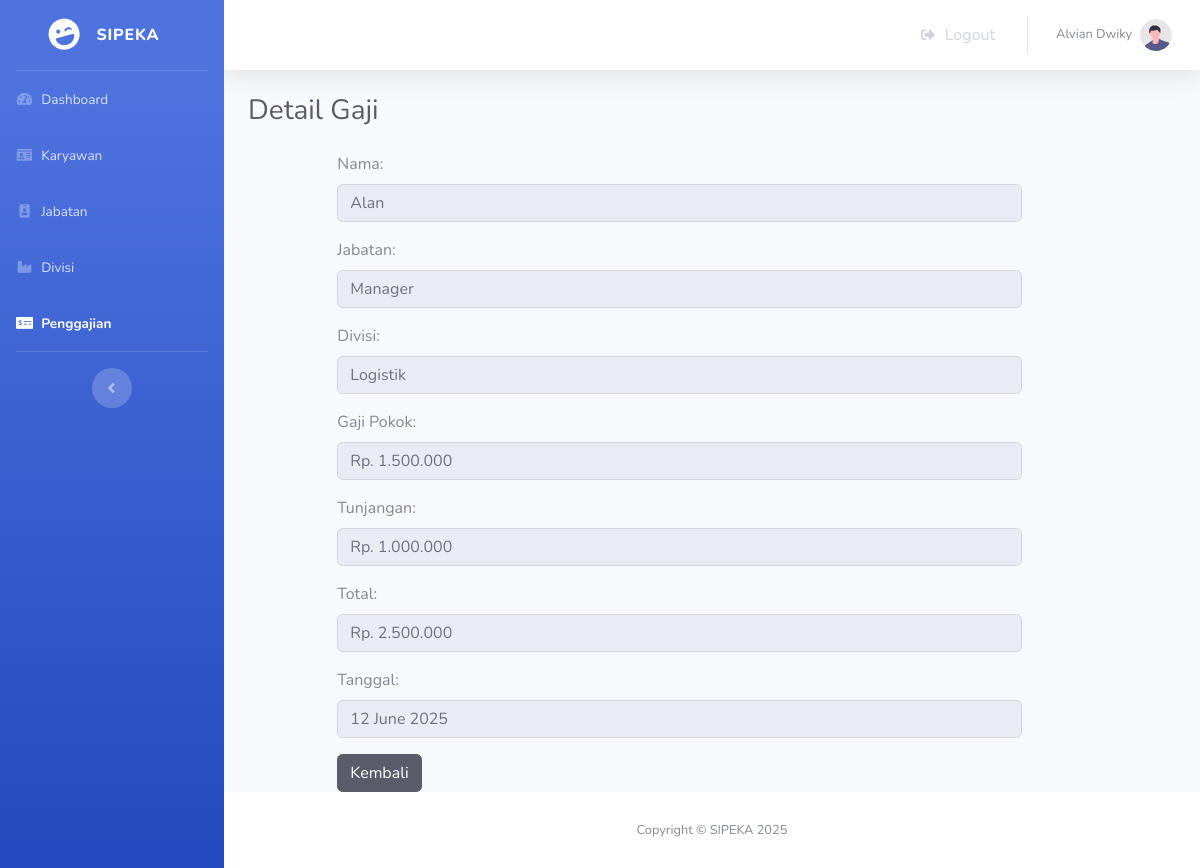
The page /hr/detail_gaji.php?id=2 (signed in) on the database its author committed.
### tables this page shows
CREATE TABLE `penggajian` (
  `id_penggajian` int(11) NOT NULL,
  `id_karyawan` int(11) DEFAULT NULL,
  `tanggal` date DEFAULT current_timestamp()
);

CREATE TABLE `karyawan` (
  `id_karyawan` int(11) NOT NULL,
  `nama` varchar(100) DEFAULT NULL,
  `nik` varchar(20) DEFAULT NULL,
  `id_jabatan` int(11) DEFAULT NULL,
  `id_divisi` int(11) DEFAULT NULL
);

CREATE TABLE `jabatan` (
  `id_jabatan` int(11) NOT NULL,
  `nama_jabatan` varchar(50) DEFAULT NULL,
  `gaji_pokok` int(11) DEFAULT NULL
);

CREATE TABLE `divisi` (
  `id_divisi` int(11) NOT NULL,
  `nama_divisi` varchar(50) DEFAULT NULL,
  `tunjangan` int(11) NOT NULL
);

### hr/detail_gaji.php (the view, shortened to what this page needs)
<!DOCTYPE html>
<html lang="en">
<head>
    <?php
        require('../config.php');
        $id_gaji = $_GET['id'];
    ?>
    <link href="vendor/fontawesome-free/css/all.min.css" rel="stylesheet" type="text/css">
    <link href="css/sb-admin-2.css" rel="stylesheet">
</head>
<body id="page-top">
    <div id="wrapper">
        <ul class="navbar-nav bg-gradient-primary sidebar sidebar-dark accordion" id="accordionSidebar">
            <a class="sidebar-brand d-flex align-items-center justify-content-center" href="index.php">
                <div class="sidebar-brand-icon rotate-n-15">
                    <i class="fas fa-laugh-wink"></i>
                </div>
                <div class="sidebar-brand-text mx-3">SIPEKA</div>
            </a>
            <hr class="sidebar-divider my-0">
            <li class="nav-item">
                <a class="nav-link" href="index.php">
                    <i class="fas fa-fw fa-tachometer-alt"></i>
                    <span>Dashboard</span></a>
            </li>
            <li class="nav-item">
                <a class="nav-link" href="karyawan.php">
                    <i class="fas fa-fw fa-id-card"></i>
                    <span>Karyawan</span></a>
            </li>
            <li class="nav-item">
                <a class="nav-link" href="jabatan.php">
                    <i class="fas fa-fw fa-id-badge"></i>
                    <span>Jabatan</span></a>
            </li>
            <li class="nav-item">
                <a class="nav-link" href="divisi.php">
                    <i class="fas fa-fw fa-industry"></i>
                    <span>Divisi</span></a>
            </li>
            <li class="nav-item active">
                <a class="nav-link" href="penggajian.php">
                    <i class="fas fa-fw fa-money-check-alt"></i>
                    <span>Penggajian</span></a>
            </li>
            <hr class="sidebar-divider d-none d-md-block">
            <div class="text-center d-none d-md-inline">
                <button class="rounded-circle border-0" id="sidebarToggle"></button>
            </div>
        </ul>
        <div id="content-wrapper" class="d-flex flex-column">
            <div id="content">
                <nav class="navbar navbar-expand navbar-light bg-white topbar mb-4 static-top shadow">
                    <ul class="navbar-nav ml-auto">
                        <div class="nav-item no-arrow mx-1">
                            <a class="nav-link" href="../logout.php" data-toggle="modal" data-target="#logoutModal">
                                <i class="fas fa-sign-out-alt fa-sm fa-fw mr-2"></i>
                                Logout
                            </a>
                        </div>
                        <div class="nav-item dropdown no-arrow">
                            <div class="nav-link dropdown-toggle" aria-haspopup="true" aria-expanded="false">
                                <span class="mr-2 d-none d-lg-inline text-gray-600 small"><?php echo $_SESSION['nama'] ?></span>
                                <img class="img-profile rounded-circle"
                                    src="img/undraw_profile.svg">
                            </div>
                        </div>
                    </ul>
                </nav>
                <div class="container-fluid">
                    <div class="d-sm-flex align-items-center justify-content-between mb-4">
                        <h1 class="h3 mb-0 text-gray-800">Detail Gaji</h1>
                    </div>
                    <form class="offset-md-1">
                        <?php
                            $q = "SELECT *, (j.gaji_pokok + d.tunjangan) AS total_gaji FROM penggajian p JOIN karyawan k ON p.id_karyawan = k.id_karyawan JOIN jabatan j ON k.id_jabatan = j.id_jabatan JOIN divisi d ON k.id_divisi = d.id_divisi WHERE p.id_penggajian = '$id_gaji'";
                            $r = mysqli_query($con,$q);
                            $dt = mysqli_fetch_assoc($r);
                            $tanggal = $dt['tanggal'];
                        ?>
                        <div class="col-md-10 mb-3">
                            <label class="form-label fw-bold">Nama:</label>
                            <input type="text" value="<?php echo $dt['nama'] ?>" name="nama" class="form-control shadow-none" readonly>
                        </div>
                        <div class="col-md-10 mb-3">
                            <label class="form-label fw-bold">Jabatan:</label>
                            <input type="text" value="<?php echo $dt['nama_jabatan'] ?>" name="nama_jabatan" class="form-control shadow-none" readonly>
                        </div>
                        <div class="col-md-10 mb-3">
                            <label class="form-label fw-bold">Divisi:</label>
                            <input type="text" value="<?php echo $dt['nama_divisi'] ?>" name="nama_divisi" class="form-control shadow-none" readonly>
                        </div>
                        <div class="col-md-10 mb-3">
                            <label class="form-label fw-bold">Gaji Pokok:</label>
                            <input type="text" value="<?php echo "Rp. " . number_format($dt['gaji_pokok'], 0, ',', '.') ?>" name="gaji_pokok" class="form-control shadow-none" readonly>
                        </div>
                        <div class="col-md-10 mb-3">
                            <label class="form-label fw-bold">Tunjangan:</label>
                            <input type="text" value="<?php echo "Rp. " . number_format($dt['tunjangan'], 0, ',', '.') ?>" name="tunjangan" class="form-control shadow-none" readonly>
                        </div>
                        <div class="col-md-10 mb-3">
                            <label class="form-label fw-bold">Total:</label>
                            <input type="text" value="<?php echo "Rp. " . number_format($dt['total_gaji'], 0, ',', '.') ?>" name="total_gaji" class="form-control shadow-none" readonly>
                        </div>
                        <div class="col-md-10 mb-3">
                            <label class="form-label fw-bold">Tanggal:</label>
                            <input type="text" value="<?php echo date('d F Y', strtotime($tanggal)) ?>" name="tanggal" class="form-control shadow-none" readonly>
                        </div>
                        <div class="col-md-10">
                            <a href="penggajian.php" class="btn btn-dark">Kembali</a>
                        </div>
                    </form>
                </div>
            </div>
            <footer class="sticky-footer bg-white">
                <div class="container my-auto">
                    <div class="copyright text-center my-auto">
                        <span>Copyright &copy; SIPEKA 2025</span>
                    </div>
                </div>
            </footer>
        </div>
    </div>
</body>
</html>

### rows shown on the page
penggajian: nama "Alan", nama_jabatan "Manager", nama_divisi "Logistik", gaji_pokok "Rp. 1.500.000", tunjangan "Rp. 1.000.000", tanggal "12 June 2025"

### other values the page prints
$_SESSION['nama'] "Alvian Dwiky"
